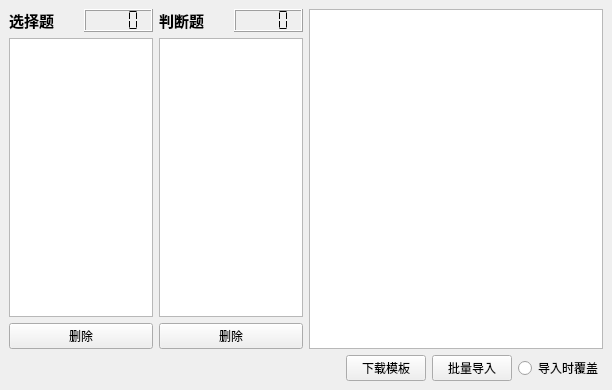
<?xml version="1.0" encoding="UTF-8"?>
<ui version="4.0">
 <class>TestManage</class>
 <widget class="QMainWindow" name="TestManage">
  <property name="geometry">
   <rect>
    <x>0</x>
    <y>0</y>
    <width>612</width>
    <height>390</height>
   </rect>
  </property>
  <property name="windowTitle">
   <string>MainWindow</string>
  </property>
  <widget class="QWidget" name="centralwidget">
   <layout class="QVBoxLayout" name="verticalLayout">
    <item>
     <layout class="QHBoxLayout" name="horizontalLayout_5" stretch="1,1">
      <item>
       <layout class="QGridLayout" name="gridLayout">
        <item row="0" column="1">
         <layout class="QHBoxLayout" name="horizontalLayout_4">
          <item>
           <widget class="QLabel" name="label_2">
            <property name="sizePolicy">
             <sizepolicy hsizetype="Minimum" vsizetype="Minimum">
              <horstretch>0</horstretch>
              <verstretch>0</verstretch>
             </sizepolicy>
            </property>
            <property name="font">
             <font>
              <pointsize>11</pointsize>
              <weight>75</weight>
              <bold>true</bold>
             </font>
            </property>
            <property name="text">
             <string>判断题</string>
            </property>
           </widget>
          </item>
          <item>
           <widget class="QLCDNumber" name="trueFalseLCD">
            <property name="font">
             <font>
              <pointsize>9</pointsize>
             </font>
            </property>
            <property name="digitCount">
             <number>4</number>
            </property>
            <property name="segmentStyle">
             <enum>QLCDNumber::Flat</enum>
            </property>
           </widget>
          </item>
         </layout>
        </item>
        <item row="1" column="1">
         <widget class="QListWidget" name="trueFalseList">
          <property name="selectionMode">
           <enum>QAbstractItemView::ExtendedSelection</enum>
          </property>
         </widget>
        </item>
        <item row="0" column="0">
         <layout class="QHBoxLayout" name="horizontalLayout_3">
          <item>
           <widget class="QLabel" name="label">
            <property name="sizePolicy">
             <sizepolicy hsizetype="Minimum" vsizetype="Minimum">
              <horstretch>0</horstretch>
              <verstretch>0</verstretch>
             </sizepolicy>
            </property>
            <property name="font">
             <font>
              <pointsize>11</pointsize>
              <weight>75</weight>
              <bold>true</bold>
             </font>
            </property>
            <property name="text">
             <string>选择题</string>
            </property>
           </widget>
          </item>
          <item>
           <widget class="QLCDNumber" name="choiceLCD">
            <property name="digitCount">
             <number>4</number>
            </property>
            <property name="segmentStyle">
             <enum>QLCDNumber::Flat</enum>
            </property>
           </widget>
          </item>
         </layout>
        </item>
        <item row="1" column="0">
         <widget class="QListWidget" name="choiceList">
          <property name="selectionMode">
           <enum>QAbstractItemView::ExtendedSelection</enum>
          </property>
          <property name="selectionBehavior">
           <enum>QAbstractItemView::SelectRows</enum>
          </property>
         </widget>
        </item>
        <item row="2" column="0">
         <widget class="QPushButton" name="btnDeleteChoice">
          <property name="text">
           <string>删除</string>
          </property>
         </widget>
        </item>
        <item row="2" column="1">
         <widget class="QPushButton" name="btnDeletetrueFalse">
          <property name="text">
           <string>删除</string>
          </property>
         </widget>
        </item>
       </layout>
      </item>
      <item>
       <widget class="QTextBrowser" name="textBrowser">
        <property name="html">
         <string>&lt;!DOCTYPE HTML PUBLIC &quot;-//W3C//DTD HTML 4.0//EN&quot; &quot;http://www.w3.org/TR/REC-html40/strict.dtd&quot;&gt;
&lt;html&gt;&lt;head&gt;&lt;meta name=&quot;qrichtext&quot; content=&quot;1&quot; /&gt;&lt;style type=&quot;text/css&quot;&gt;
p, li { white-space: pre-wrap; }
&lt;/style&gt;&lt;/head&gt;&lt;body style=&quot; font-family:'SimSun'; font-size:9pt; font-weight:400; font-style:normal;&quot;&gt;
&lt;p style=&quot;-qt-paragraph-type:empty; margin-top:0px; margin-bottom:0px; margin-left:0px; margin-right:0px; -qt-block-indent:0; text-indent:0px;&quot;&gt;&lt;br /&gt;&lt;/p&gt;&lt;/body&gt;&lt;/html&gt;</string>
        </property>
       </widget>
      </item>
     </layout>
    </item>
    <item>
     <layout class="QHBoxLayout" name="horizontalLayout_2">
      <item>
       <spacer name="horizontalSpacer">
        <property name="orientation">
         <enum>Qt::Horizontal</enum>
        </property>
        <property name="sizeHint" stdset="0">
         <size>
          <width>40</width>
          <height>20</height>
         </size>
        </property>
       </spacer>
      </item>
      <item>
       <widget class="QPushButton" name="btnDownload">
        <property name="text">
         <string>下载模板</string>
        </property>
       </widget>
      </item>
      <item>
       <widget class="QPushButton" name="btnImport">
        <property name="text">
         <string>批量导入</string>
        </property>
       </widget>
      </item>
      <item>
       <widget class="QRadioButton" name="btnIsOverride">
        <property name="text">
         <string>导入时覆盖</string>
        </property>
       </widget>
      </item>
     </layout>
    </item>
   </layout>
  </widget>
 </widget>
 <resources/>
 <connections/>
</ui>
